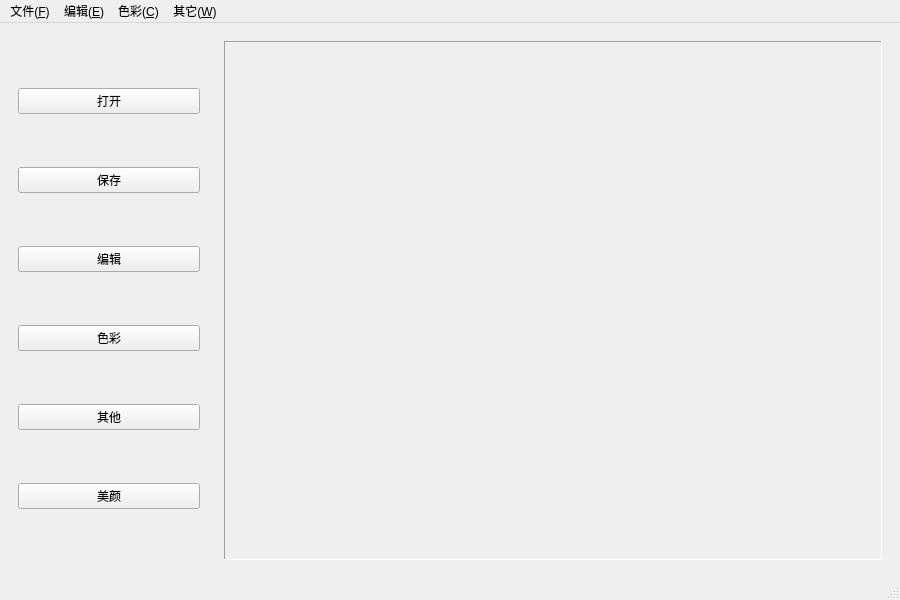
<?xml version="1.0" encoding="UTF-8"?>
<ui version="4.0">
 <class>MainInterface</class>
 <widget class="QMainWindow" name="MainInterface">
  <property name="geometry">
   <rect>
    <x>0</x>
    <y>0</y>
    <width>900</width>
    <height>600</height>
   </rect>
  </property>
  <property name="minimumSize">
   <size>
    <width>900</width>
    <height>600</height>
   </size>
  </property>
  <property name="maximumSize">
   <size>
    <width>16777215</width>
    <height>16777215</height>
   </size>
  </property>
  <property name="windowTitle">
   <string>MainInterface</string>
  </property>
  <widget class="QWidget" name="centralwidget">
   <layout class="QHBoxLayout" name="horizontalLayout">
    <item>
     <widget class="QWidget" name="widget" native="true">
      <property name="maximumSize">
       <size>
        <width>200</width>
        <height>16777215</height>
       </size>
      </property>
      <layout class="QVBoxLayout" name="verticalLayout">
       <item>
        <widget class="QPushButton" name="pb_open">
         <property name="text">
          <string>打开</string>
         </property>
        </widget>
       </item>
       <item>
        <widget class="QPushButton" name="pb_save">
         <property name="text">
          <string>保存</string>
         </property>
        </widget>
       </item>
       <item>
        <widget class="QPushButton" name="pb_edit">
         <property name="text">
          <string>编辑</string>
         </property>
        </widget>
       </item>
       <item>
        <widget class="QPushButton" name="pb_color">
         <property name="text">
          <string>色彩</string>
         </property>
        </widget>
       </item>
       <item>
        <widget class="QPushButton" name="pb_others">
         <property name="text">
          <string>其他</string>
         </property>
        </widget>
       </item>
       <item>
        <widget class="QPushButton" name="pb_beauty">
         <property name="text">
          <string>美颜</string>
         </property>
        </widget>
       </item>
      </layout>
     </widget>
    </item>
    <item>
     <widget class="QWidget" name="widget_2" native="true">
      <layout class="QVBoxLayout" name="verticalLayout_2">
       <item>
        <widget class="QLabel" name="label_show">
         <property name="minimumSize">
          <size>
           <width>400</width>
           <height>400</height>
          </size>
         </property>
         <property name="frameShape">
          <enum>QFrame::Panel</enum>
         </property>
         <property name="frameShadow">
          <enum>QFrame::Sunken</enum>
         </property>
         <property name="text">
          <string/>
         </property>
        </widget>
       </item>
      </layout>
     </widget>
    </item>
   </layout>
  </widget>
  <widget class="QMenuBar" name="menubar">
   <property name="geometry">
    <rect>
     <x>0</x>
     <y>0</y>
     <width>900</width>
     <height>26</height>
    </rect>
   </property>
   <widget class="QMenu" name="menu_file">
    <property name="title">
     <string>文件(&amp;F)</string>
    </property>
    <addaction name="open"/>
    <addaction name="save"/>
   </widget>
   <widget class="QMenu" name="menu_edit">
    <property name="title">
     <string>编辑(&amp;E)</string>
    </property>
    <addaction name="ac_crop"/>
    <addaction name="ac_spin"/>
    <addaction name="ac_exp"/>
    <addaction name="ac_bri"/>
    <addaction name="ac_conra"/>
    <addaction name="ac_hisequ"/>
    <addaction name="ac_sha"/>
    <addaction name="ac_smo"/>
   </widget>
   <widget class="QMenu" name="menu_color">
    <property name="title">
     <string>色彩(&amp;C)</string>
    </property>
    <addaction name="ac_lis"/>
    <addaction name="ac_curadj"/>
    <addaction name="ac_satadj"/>
    <addaction name="ac_hsl"/>
   </widget>
   <widget class="QMenu" name="menu_others">
    <property name="title">
     <string>其它(&amp;W)</string>
    </property>
    <addaction name="ac_coltem"/>
    <addaction name="ac_tone"/>
    <addaction name="ac_text"/>
    <addaction name="ac_clearfog"/>
    <addaction name="ac_watermark"/>
    <addaction name="ac_beauty"/>
   </widget>
   <addaction name="menu_file"/>
   <addaction name="menu_edit"/>
   <addaction name="menu_color"/>
   <addaction name="menu_others"/>
  </widget>
  <widget class="QStatusBar" name="statusbar"/>
  <action name="open">
   <property name="text">
    <string>打开(&amp;O)</string>
   </property>
  </action>
  <action name="save">
   <property name="text">
    <string>保存(&amp;S)</string>
   </property>
  </action>
  <action name="ac_crop">
   <property name="text">
    <string>构图</string>
   </property>
  </action>
  <action name="ac_spin">
   <property name="text">
    <string>旋转</string>
   </property>
  </action>
  <action name="ac_exp">
   <property name="text">
    <string>曝光</string>
   </property>
  </action>
  <action name="ac_bri">
   <property name="text">
    <string>亮度</string>
   </property>
  </action>
  <action name="ac_conra">
   <property name="text">
    <string>对比度</string>
   </property>
  </action>
  <action name="ac_sha">
   <property name="text">
    <string>锐化</string>
   </property>
  </action>
  <action name="ac_smo">
   <property name="text">
    <string>平滑</string>
   </property>
  </action>
  <action name="ac_lis">
   <property name="text">
    <string>光感</string>
   </property>
  </action>
  <action name="ac_curadj">
   <property name="text">
    <string>曲线调整</string>
   </property>
  </action>
  <action name="ac_satadj">
   <property name="text">
    <string>饱和度调整</string>
   </property>
  </action>
  <action name="ac_hsl">
   <property name="text">
    <string>HSL</string>
   </property>
  </action>
  <action name="ac_coltem">
   <property name="text">
    <string>色温</string>
   </property>
  </action>
  <action name="ac_tone">
   <property name="text">
    <string>色调</string>
   </property>
  </action>
  <action name="ac_text">
   <property name="text">
    <string>文字</string>
   </property>
  </action>
  <action name="ac_clearfog">
   <property name="text">
    <string>去雾</string>
   </property>
  </action>
  <action name="ac_watermark">
   <property name="text">
    <string>水印</string>
   </property>
  </action>
  <action name="ac_beauty">
   <property name="text">
    <string>美颜</string>
   </property>
  </action>
  <action name="ac_hisequ">
   <property name="text">
    <string>直方图均衡化</string>
   </property>
  </action>
 </widget>
 <resources/>
 <connections/>
</ui>
